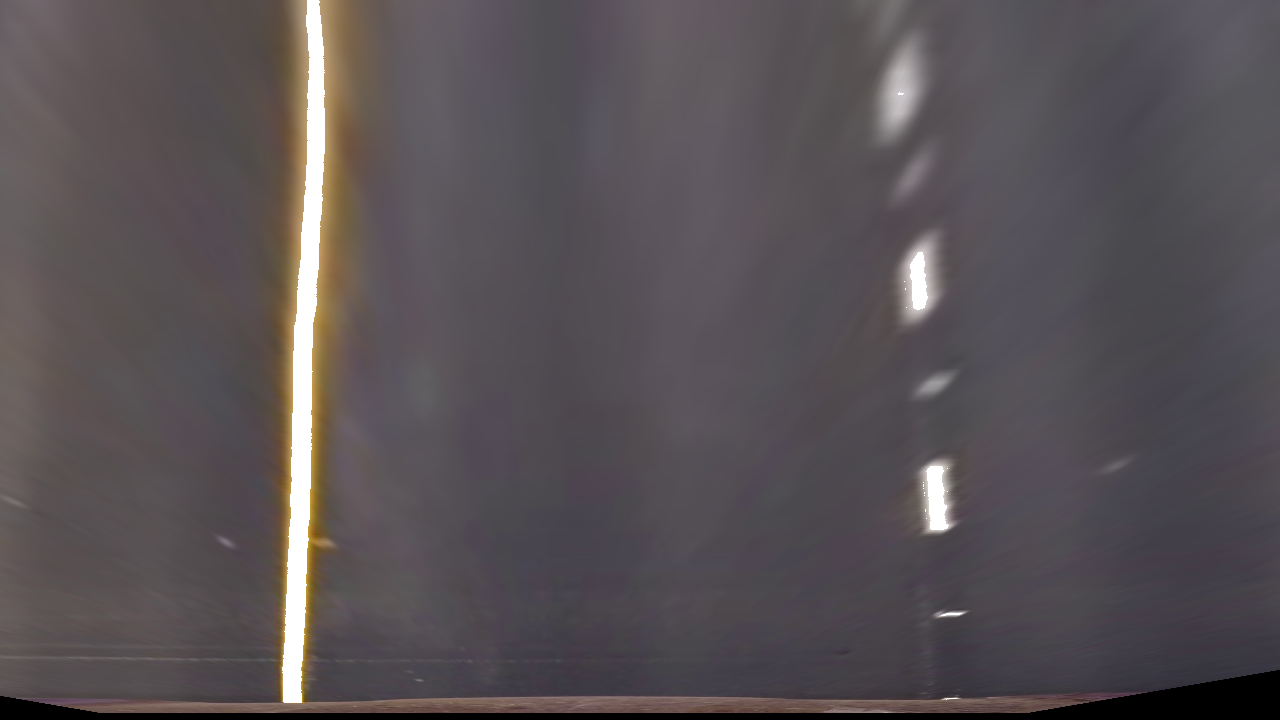
#> input picture frame_output.png, 1280 x 720 px
$ jupyter execute evaluationphase.ipynb
#> lines starting #> are read from the running program, lines starting #| are printed output that depends on the picture; after the words box and inside, x2 and y2 are one past the last pixel; in counts of white or black regions, pixels touching at a corner belong together; long printed decimals are rounded
[cell 1]
import cv2
import numpy as np
import matplotlib.pyplot as plt

[cell 2]
predicted_output = cv2.imread('frame_output.png')
#> predicted_output is the input picture: shape (720, 1280, 3); mean B, G, R 85, 81.5, 88.1
actual_output = cv2.imread('frame_0340.png')
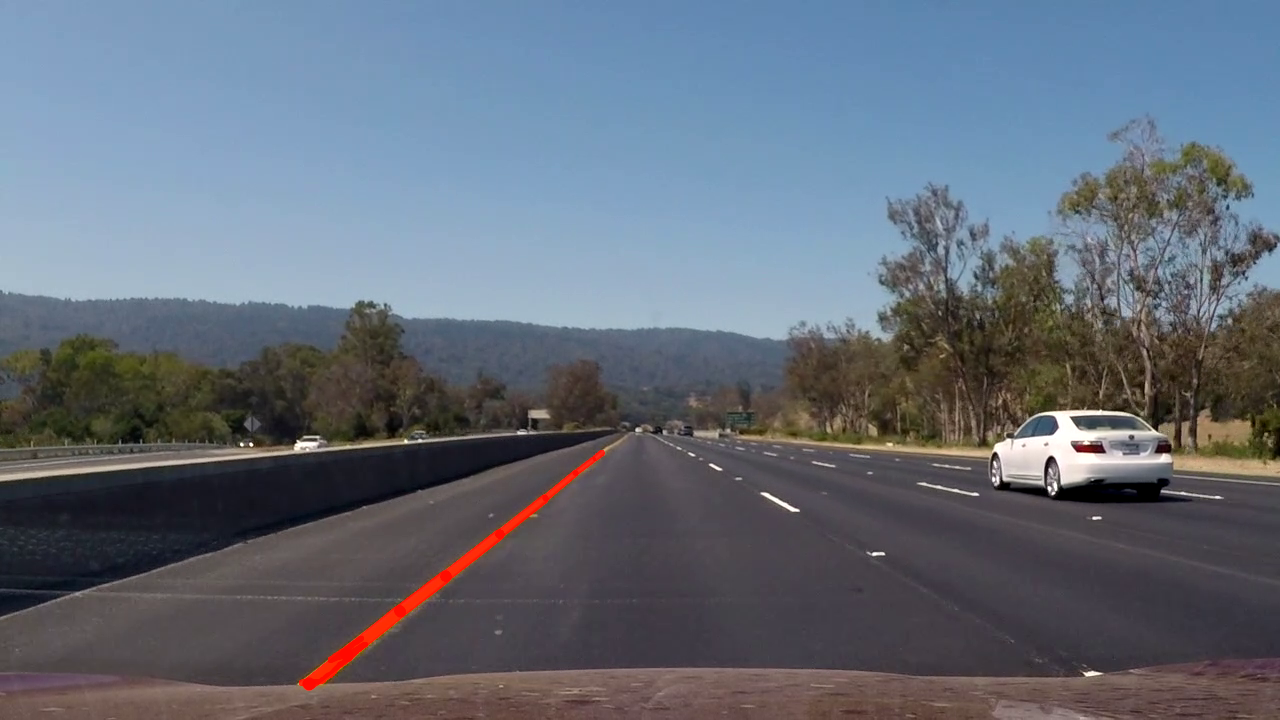
#> input picture frame_0340.png, 1280 x 720 px
#> actual_output is the input picture: shape (720, 1280, 3); mean B, G, R 119.7, 107.7, 99.7

[cell 3]
cv2.imshow('Intersection', actual_output)
cv2.waitKey(0)
cv2.destroyAllWindows()

[cell 4]
def warp(img):
    img_size = (img.shape[1], img.shape[0])
#> img_size = (1280, 720)

    pt1 = np.float32([[685, 450],
          [1090, 710],
          [220, 710],
          [595, 450]])

    pt2 = np.float32(
        [[900, 0],
          [900, 710],
          [250, 710],
          [250, 0]])

    M = cv2.getPerspectiveTransform(pt1, pt2)
    Minv = cv2.getPerspectiveTransform(pt2, pt1)

    binary_warped = cv2.warpPerspective(img, M, img_size, flags=cv2.INTER_LINEAR)

    return binary_warped, Minv

[cell 5]
actual_output,_ = warp(actual_output)
height, width, _ = actual_output.shape
#> height = 720; width = 1280
actual_output[:, width//2:]=0
predicted_output[:, width//2:]=0

[cell 6]
lower_red = np.array([0, 0, 240])
upper_red = np.array([255, 255, 255])

mask = cv2.inRange(actual_output, lower_red, upper_red)
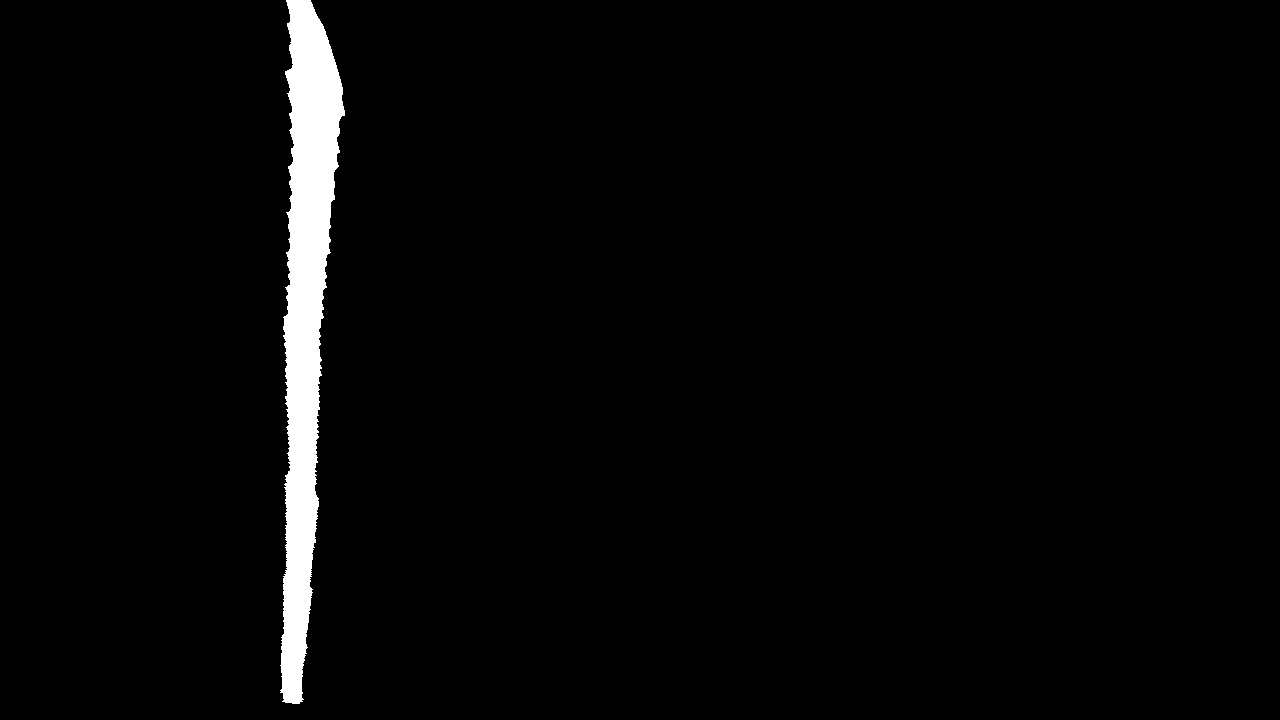
#> mask: shape (720, 1280); 2.7% white; 1 white region, box (x1, y1, x2, y2) and area: (280, 0, 345, 704) 24560

actual_red_lane = cv2.bitwise_and(actual_output, actual_output, mask=mask)

actual_gray = cv2.cvtColor(actual_red_lane, cv2.COLOR_BGR2GRAY)
predicted_gray = cv2.cvtColor(predicted_output, cv2.COLOR_BGR2GRAY)
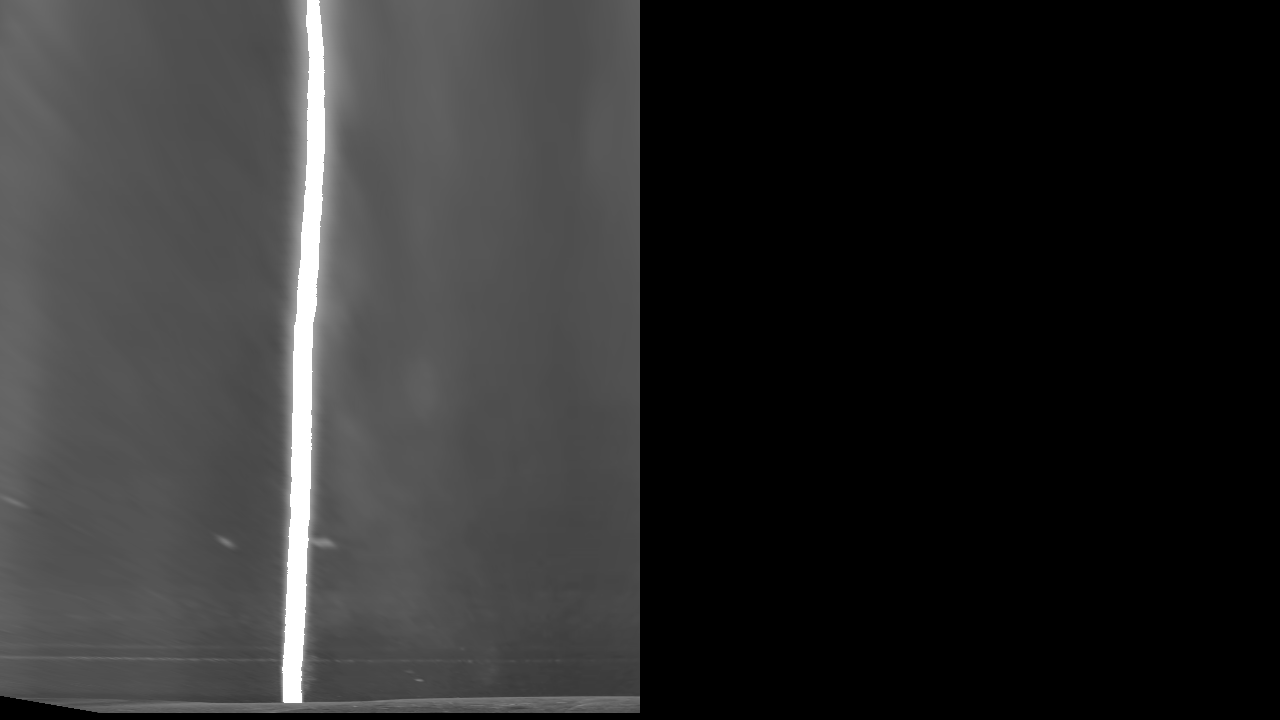
#> predicted_gray: shape (720, 1280); min 0, max 255, mean 44.4

_, actual_binary = cv2.threshold(actual_gray, 10, 255, cv2.THRESH_BINARY)
_, predicted_binary = cv2.threshold(predicted_gray, 200, 255, cv2.THRESH_BINARY)
#> predicted_binary: shape (720, 1280); 1.4% white; 1 white region, box (x1, y1, x2, y2) and area: (282, 0, 325, 703) 12868

intersection = np.logical_and(actual_binary, predicted_binary)
#> intersection: shape (720, 1280) bool; 1.4% white; 1 white region, box (x1, y1, x2, y2) and area: (282, 0, 325, 703) 12761
union = np.logical_or(actual_binary, predicted_binary)
#> union: shape (720, 1280) bool; 2.7% white; 1 white region, box (x1, y1, x2, y2) and area: (280, 0, 345, 704) 24667
iou_score = np.sum(intersection) / np.sum(union)
#> iou_score = 0.517

print("Intersection over Union (IoU) score:", iou_score)
#| Intersection over Union (IoU) score: 0.5173

intersection_visualization = intersection.astype(np.uint8) * 255
union_visualization = union.astype(np.uint8) * 255

cv2.imwrite('Intersection.png', intersection_visualization)
cv2.imwrite('Union.png', union_visualization)
cv2.waitKey(0)
cv2.destroyAllWindows()

[cell 7]
diff = cv2.absdiff(actual_binary, predicted_binary)
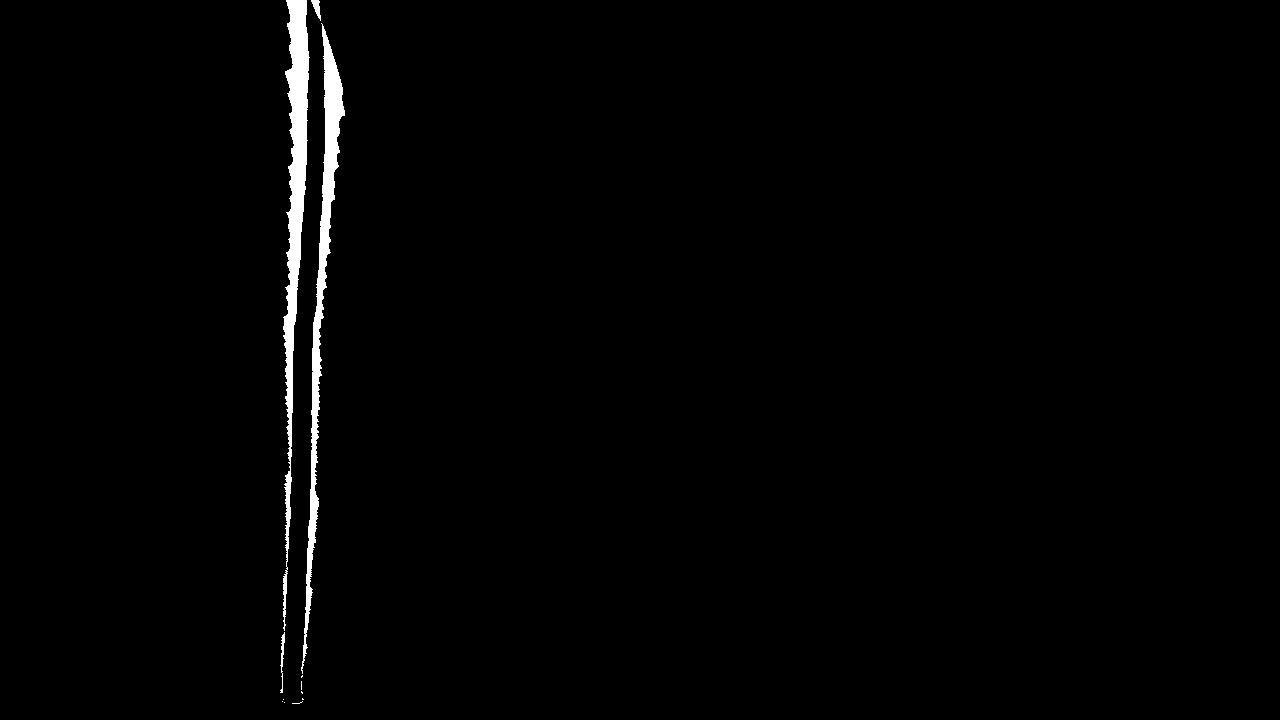
#> diff: shape (720, 1280); 1.3% white; 12 white regions (8 under 20 px), largest, box (x1, y1, x2, y2) and area: (283, 0, 310, 631) 6291, (301, 23, 345, 674) 5357, (280, 632, 285, 693) 121, (311, 0, 321, 21) 103

total_pixels = actual_binary.size
#> total_pixels = 921600
differing_pixels = np.count_nonzero(diff)
#> differing_pixels = 11906
percentage_difference = (differing_pixels / total_pixels) * 100
#> percentage_difference = 1.29

print("Percentage difference:", percentage_difference)
#| Percentage difference: 1.292
